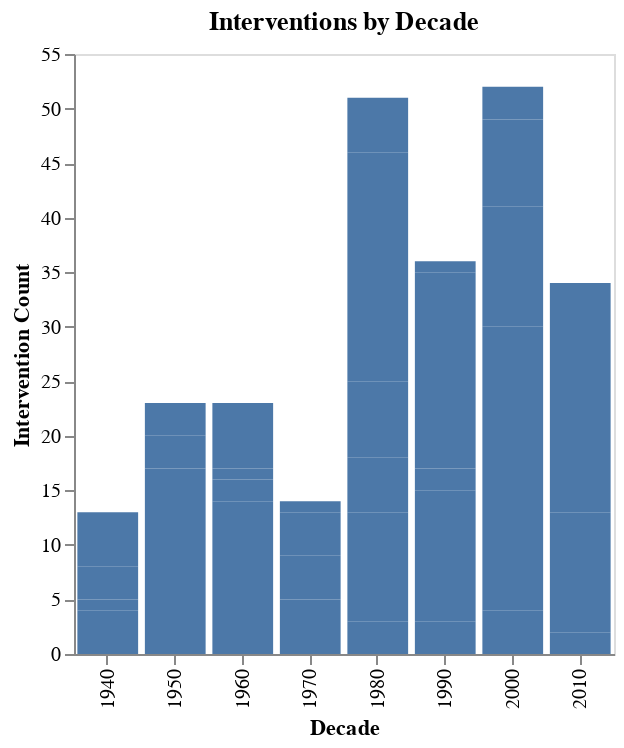

The cell this chart's notebook holds for it:
### Code cell
era_objectives_df = df.groupby('decade')[['ForeignReg', 'BuildReg', 'Empire', 'Territory', 'Policy', 'SocialProt', 'Economic']].sum().reset_index()
melted_df = era_objectives_df.melt(id_vars='decade', var_name='Objective', value_name='Interv_Count')

stacked_bar_chart = alt.Chart(melted_df).mark_bar().encode(
    x=alt.X('decade:N', title='Decade'),
    y=alt.Y('Interv_Count:Q', title='Intervention Count', stack='zero'),
    tooltip=['decade:N', 'Objective:N', 'Interv_Count:Q']
).properties(
    title='Interventions by Decade',
    width=270
).configure_axis(
    grid=False  # Disable gridlines
)


stacked_bar_chart

### Figure 1 — Vega-Lite specification as saved in the notebook (floating-point values rounded to 4 significant figures)
{"config": {"view": {"continuousWidth": 300, "continuousHeight": 300}, "axis": {"grid": false}}, "data": {"name": "data-106e96c2b605db8b6ce22515954021c3"}, "mark": {"type": "bar"}, "encoding": {"tooltip": [{"field": "decade", "type": "nominal"}, {"field": "Objective", "type": "nominal"}, {"field": "Interv_Count", "type": "quantitative"}], "x": {"field": "decade", "title": "Decade", "type": "nominal"}, "y": {"field": "Interv_Count", "stack": "zero", "title": "Intervention Count", "type": "quantitative"}}, "title": "Interventions by Decade", "width": 270, "$schema": "https://vega.github.io/schema/vega-lite/v5.17.0.json", "datasets": {"data-106e96c2b605db8b6ce22515954021c3": [{"decade": 1940, "Objective": "ForeignReg", "Interv_Count": 0.0}, {"decade": 1950, "Objective": "ForeignReg", "Interv_Count": 1.0}, {"decade": 1960, "Objective": "ForeignReg", "Interv_Count": 1.0}, {"decade": 1970, "Objective": "ForeignReg", "Interv_Count": 0.0}, {"decade": 1980, "Objective": "ForeignReg", "Interv_Count": 3.0}, {"decade": 1990, "Objective": "ForeignReg", "Interv_Count": 3.0}, {"decade": 2000, "Objective": "ForeignReg", "Interv_Count": 4.0}, {"decade": 2010, "Objective": "ForeignReg", "Interv_Count": 2.0}, {"decade": 1940, "Objective": "BuildReg", "Interv_Count": 4.0}, {"decade": 1950, "Objective": "BuildReg", "Interv_Count": 10.0}, {"decade": 1960, "Objective": "BuildReg", "Interv_Count": 10.0}, {"decade": 1970, "Objective": "BuildReg", "Interv_Count": 5.0}, {"decade": 1980, "Objective": "BuildReg", "Interv_Count": 10.0}, {"decade": 1990, "Objective": "BuildReg", "Interv_Count": 8.0}, {"decade": 2000, "Objective": "BuildReg", "Interv_Count": 17.0}, {"decade": 2010, "Objective": "BuildReg", "Interv_Count": 9.0}, {"decade": 1940, "Objective": "Empire", "Interv_Count": 1.0}, {"decade": 1950, "Objective": "Empire", "Interv_Count": 1.0}, {"decade": 1960, "Objective": "Empire", "Interv_Count": 3.0}, {"decade": 1970, "Objective": "Empire", "Interv_Count": 4.0}, {"decade": 1980, "Objective": "Empire", "Interv_Count": 5.0}, {"decade": 1990, "Objective": "Empire", "Interv_Count": 1.0}, {"decade": 2000, "Objective": "Empire", "Interv_Count": 9.0}, {"decade": 2010, "Objective": "Empire", "Interv_Count": 1.0}, {"decade": 1940, "Objective": "Territory", "Interv_Count": 3.0}, {"decade": 1950, "Objective": "Territory", "Interv_Count": 5.0}, {"decade": 1960, "Objective": "Territory", "Interv_Count": 2.0}, {"decade": 1970, "Objective": "Territory", "Interv_Count": 2.0}, {"decade": 1980, "Objective": "Territory", "Interv_Count": 7.0}, {"decade": 1990, "Objective": "Territory", "Interv_Count": 3.0}, {"decade": 2000, "Objective": "Territory", "Interv_Count": 3.0}, {"decade": 2010, "Objective": "Territory", "Interv_Count": 1.0}, {"decade": 1940, "Objective": "Policy", "Interv_Count": 3.0}, {"decade": 1950, "Objective": "Policy", "Interv_Count": 3.0}, {"decade": 1960, "Objective": "Policy", "Interv_Count": 1.0}, {"decade": 1970, "Objective": "Policy", "Interv_Count": 2.0}, {"decade": 1980, "Objective": "Policy", "Interv_Count": 8.0}, {"decade": 1990, "Objective": "Policy", "Interv_Count": 2.0}, {"decade": 2000, "Objective": "Policy", "Interv_Count": 8.0}, {"decade": 2010, "Objective": "Policy", "Interv_Count": 0.0}, {"decade": 1940, "Objective": "SocialProt", "Interv_Count": 2.0}, {"decade": 1950, "Objective": "SocialProt", "Interv_Count": 2.0}, {"decade": 1960, "Objective": "SocialProt", "Interv_Count": 5.0}, {"decade": 1970, "Objective": "SocialProt", "Interv_Count": 0.0}, {"decade": 1980, "Objective": "SocialProt", "Interv_Count": 13.0}, {"decade": 1990, "Objective": "SocialProt", "Interv_Count": 18.0}, {"decade": 2000, "Objective": "SocialProt", "Interv_Count": 8.0}, {"decade": 2010, "Objective": "SocialProt", "Interv_Count": 20.0}, {"decade": 1940, "Objective": "Economic", "Interv_Count": 0.0}, {"decade": 1950, "Objective": "Economic", "Interv_Count": 1.0}, {"decade": 1960, "Objective": "Economic", "Interv_Count": 1.0}, {"decade": 1970, "Objective": "Economic", "Interv_Count": 1.0}, {"decade": 1980, "Objective": "Economic", "Interv_Count": 5.0}, {"decade": 1990, "Objective": "Economic", "Interv_Count": 1.0}, {"decade": 2000, "Objective": "Economic", "Interv_Count": 3.0}, {"decade": 2010, "Objective": "Economic", "Interv_Count": 1.0}]}}
